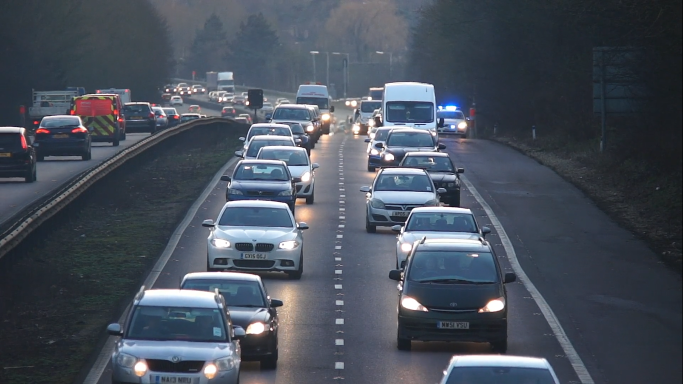
#> input picture inputimage2.png, 1366 x 768 px (shown at 1/2 size)
$ python DIPfinal.py
#> lines starting #> are read from the running program, lines starting #| are printed output that depends on the picture; after the words box and inside, x2 and y2 are one past the last pixel; in counts of white or black regions, pixels touching at a corner belong together
# https://github.com/Aqsa-K/Car-Number-Plate-Detection-OpenCV-Python/blob/master/CarPlateDetection.py
# https://towardsdatascience.com/canny-edge-detection-step-by-step-in-python-computer-vision-b49c3a2d8123
# https://imageai.readthedocs.io/en/latest/detection/index.html
# https://imageai.readthedocs.io/en/latest/detection/index.html


import cv2
import numpy as np
from matplotlib import pyplot


# [83 lines left out: function canny, not called in this run]


# [23 lines of commented-out code are left out]

number = 0


# [43 lines left out: function plate_det, not called in this run]


img = np.float32(cv2.imread('inputimage2.png', 0))
#> img: shape (768, 1366) float32; min 0, max 255, mean 79.9
img2 = np.float32(cv2.imread('inputimage3.png', 0))
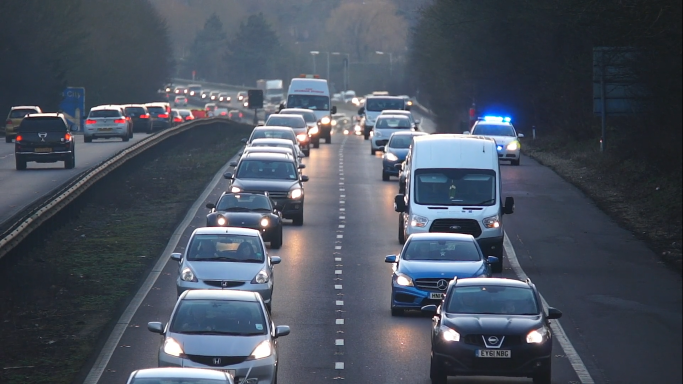
#> input picture inputimage3.png, 1366 x 768 px (shown at 1/2 size)
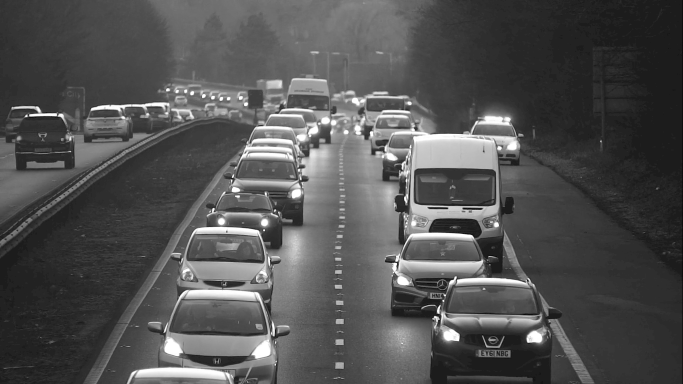
#> img2: shape (768, 1366) float32 (shown at 1/2 size); min 0, max 255, mean 81.8

img3 = np.subtract(img, img2)
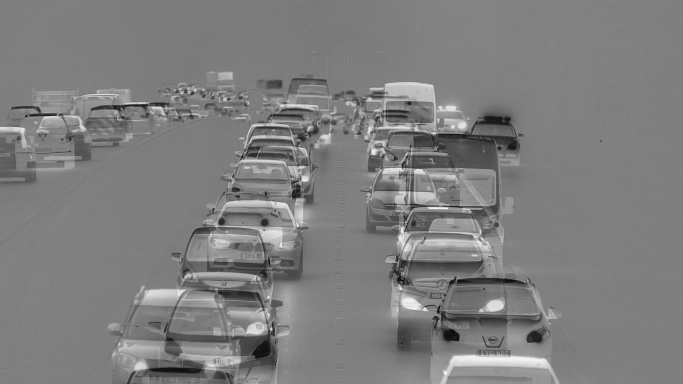
#> img3: shape (768, 1366) float32 (shown at 1/2 size); min -255, max 255, mean -1.9; drawn with min black and max white

cv2.imwrite("sub_img.png", img3)

img4 = cv2.imread("sub_img.png", 0)

cv2.imwrite("int_image.png", img4)

img5 = cv2.Canny(img4, 200, 250)
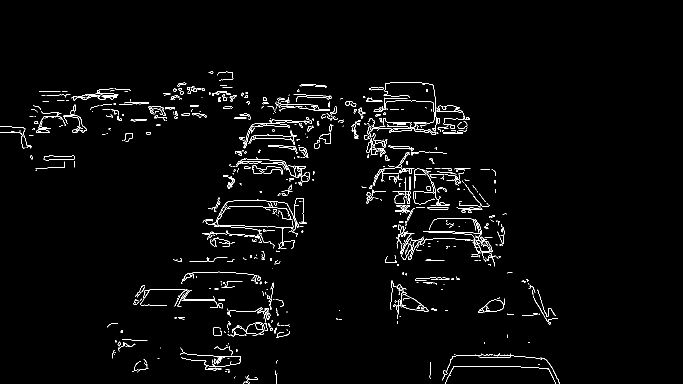
#> img5: shape (768, 1366) (shown at 1/2 size); 2.1% white in thin lines or dots, all inside (x1, y1, x2, y2) = (0, 143, 1120, 768)

cv2.imwrite("final_image.png", img5)


image1 = cv2.imread("final_image.png", 0)
(thresh, image) = cv2.threshold(np.float32(image1), 127, 255, cv2.THRESH_BINARY)

height, width = image.shape[:2]
#> height = 768; width = 1366
print(height)
#| 768
count = 0
flagprev = 0
flag = 0
for i in range(width):
    flag = 0
    for j in range(100):
        # print(image[height-1-j,i])
        if image[height-1-j, i] == 255:
            flag = i
            break
    if flag != 0:
        break
for i in range(flag):
    for j in range(height):
        image[j, i] = 0
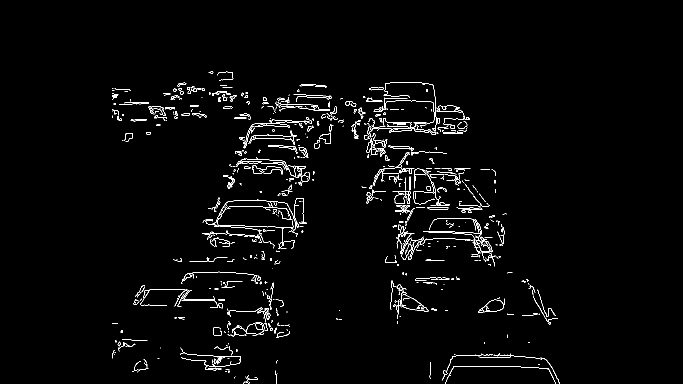
#> image: shape (768, 1366) float32 (shown at 1/2 size); 2% white in thin lines or dots, all inside (x1, y1, x2, y2) = (224, 143, 1120, 768)
cv2.imwrite("temp.png", image)
print(flag)
#| 224

height, width = image.shape[:2]
rows, cols = image.shape
#> rows = 768; cols = 1366
k = []
count = 0
x_row = 0
for i in range(rows):
    this_row = []
    for j in range(cols):
        this_row.append((image[height-i-1,j]))
    # print(this_row)
    if 255 in this_row:
        count = x_row
    x_row += 1
#> after the loop, x_row = 768
print("\nlast white pixel\t", count)
#| last white pixel	 624
print("totla rows\t\t", x_row)
#| totla rows		 768

# [13 lines of commented-out code are left out]


r=[209,223,240]


image1 = cv2.imread("cartraffic3.png")
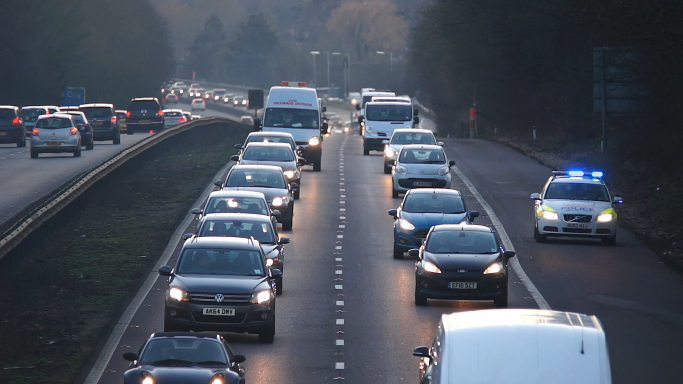
#> input picture cartraffic3.png, 1366 x 768 px (shown at 1/2 size)
#> image1 is the input picture: shape (768, 1366, 3); mean B, G, R 93.7, 81.8, 74.5
height, width = image1.shape[:2]
rows,cols = image1.shape[:2]

image2 = cv2.imread("cartraffic8.png")
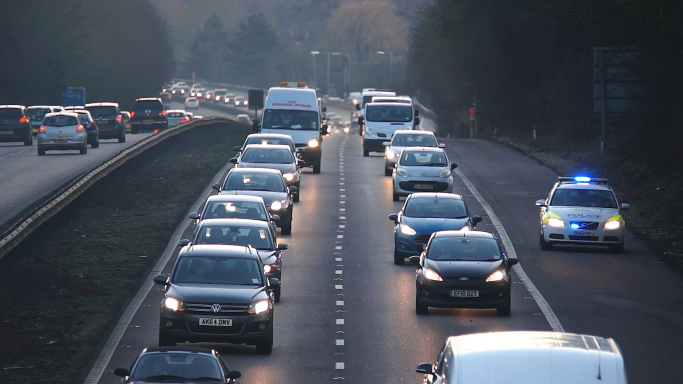
#> input picture cartraffic8.png, 1366 x 768 px (shown at 1/2 size)
#> image2 is the input picture: shape (768, 1366, 3); mean B, G, R 93.4, 81.7, 74.6
height1, width1 = image1.shape[:2]
#> height1 = 768; width1 = 1366
rows1,cols1 = image1.shape[:2]
#> rows1 = 768; cols1 = 1366

k = []
count=0
x_row=0
flag123=0
for i in range(rows):
    if flag123==1:
        break
    for j in range(cols):
        a,b,c=(image1[i,j])

        if(r==[c, b, a]):
            print("found a blue light")
            count=0
            for i1 in range(5):
                for j1 in range(5):
                    a, b, c = (image1[i + i1, j + j1])
                    print(image1[i + i1, j + j1])
                    if(r==[c,b,a]):
                        count=count+1
            if(count==25):

                count1 = 0
                for i1 in range(5):
                    for j1 in range(5):
                        a, b, c = (image2[i + i1, j + j1])
                        print(image2[i + i1, j + j1])
                        if (r == [c, b, a]):
                            count1 = count1 + 1
                if(count!=count1):
                    flag123=1
                    print("Emergency vehicle detected")
                    break
#> this loop made 344 passes
#> (printed output is left out)
#> after the loop, count = 25; count1 = 0; flag123 = 1
print("No emergency vehicle found")


#> (the run stopped early here; a loop or call above may not have finished)
